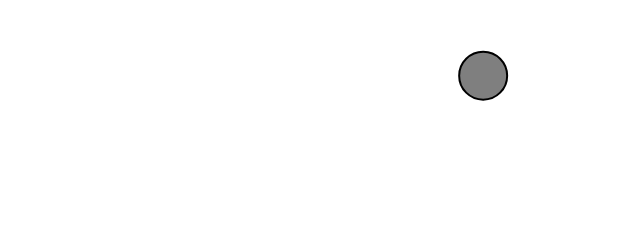
Frame 1 (no input)
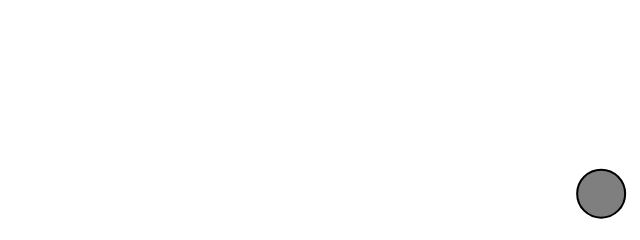
Frame 60 (no input)
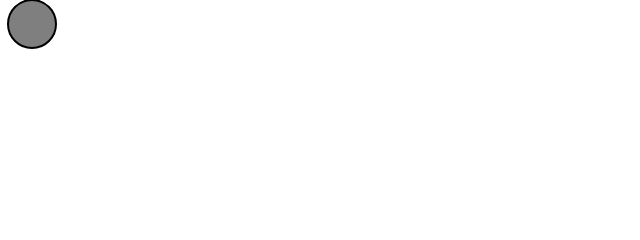
Frame 120 (the mouse pressed at the canvas centre since frame 60)

The p5.js sketch that drew these frames (run headless with seeded random() and noise() and a simulated clock; from frame 60 on, the mouse is pressed at the canvas centre):

// p5.js sketch
// ── sketch.js
let mover;

function setup() {
    createCanvas(640, 240);

    mover = new Mover();
}

function draw() {
    background(255);

    mover.update();
    mover.checkEdges();
    mover.show();
}

class Mover {
    constructor() {
        this.position = createVector(random(width), random(height));
        this.velocity = createVector(2, 2);
    }

    update() {
        this.position.add(this.velocity);
    }

    show() {
        stroke(0);
        strokeWeight(2);
        fill(127);
        circle(this.position.x + 24, this.position.y + 24, 48);
    }

    checkEdges() {
        if (this.position.x > width) {
            this.position.x = -48;
        } else if (this.position.x < -48) {
            this.position.x = width + 48;
        }

        if (this.position.y > height) {
            this.position.y = -48;
        } else if (this.position.y < -48) {
            this.position.y = height + 48;
        }
    }
}
